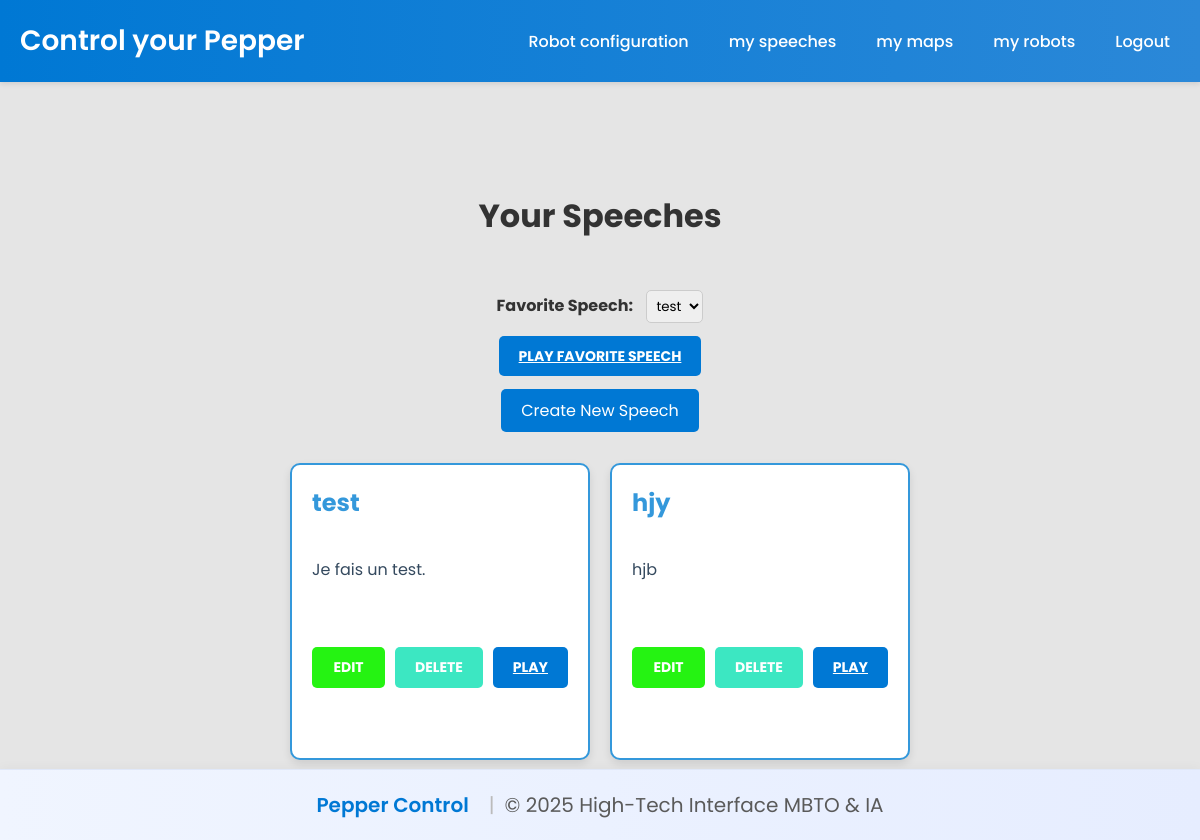
The page /speech/user_speeches/ (signed in) on the database its author committed.
### speech/models.py (models this page shows, shortened)
class Speech(models.Model):
    user = models.ForeignKey(User, on_delete=models.CASCADE, related_name='speeches')
    title = models.CharField(max_length=255)
    content = models.TextField()
    is_favorite = models.BooleanField(default=False)
    created_at = models.DateTimeField(auto_now_add=True)
    updated_at = models.DateTimeField(auto_now=True)

### speech/views.py (the view)
# urls.py: path('user_speeches/', views.speech_list, name='user_speeches'),
@login_required
def speech_list(request):
    speeches = Speech.objects.filter(user=request.user)
    favorite_speech = None
    if speeches.exists():
        favorite_speech = speeches.filter(is_favorite=True).first()
        if not favorite_speech:
            favorite_speech = speeches.first()
            favorite_speech.is_favorite = True
            favorite_speech.save()
    return render(request, 'speech/user_speeches.html', {'speeches': speeches})

### speech/templates/speech/user_speeches.html (shortened to what this page needs)
{% extends 'speech/base.html' %}
{% block extra_css %}
{% load static %}
  <link rel="stylesheet" href="{% static 'speech/css/user_speeches.css' %}">
{% endblock %}
{% block content %}
<div class="container" style="flex-grow: 1;">
    <h1>Your Speeches</h1>
            <div class="speech-selector">
                <p style="text-align: center; font-weight: bold;">
                    <label for="favorite-speech" style="text-align: center;">Favorite Speech:</label>
                    <select id="favorite-speech" style=" padding: 5px; border-radius: 5px; border: 1px solid #ccc;" onchange="setFavoriteSpeech(this.value)">
                        {% for speech in speeches %}
                            <option value="{{ speech.id }}" {% if speech.is_favorite %}selected{% endif %}>
                                {{ speech.title }}
                            </option>
                        {% endfor %}
                    </select>
                </p>
            </div>
    {% for speech in speeches %}
        {% if speech.is_favorite %}
        <p style="text-align: center; position: relative;; margin: 10px 0 30px;">
            <a href="{% url 'play_speech' speech.id %}" class="play-btn">Play favorite speech</a>
        </p>
        {% endif %}
    {% endfor %}
    {% if speeches %}
    <div class="create-speech" style="text-align: center;">
        <a href="{% url 'create_speech' %}" class="create-btn">Create New Speech</a>
    </div>
    <ul class="speech-list" style="margin: 40px 0;">
        {% for speech in speeches %}
            <li class="speech-item">
                <strong>{{ speech.title }}</strong><br>
                <p>{{ speech.content|truncatechars:100 }}</p>
                <div class="speech-actions">
                    <a href="{% url 'edit_speech' speech.id %}" class="edit-btn">Edit</a>
                    <a href="{% url 'delete_speech' speech.id %}" class="delete-btn" onclick="return confirm('Are you sure you want to delete this speech?');">Delete</a>
                    <a href="{% url 'play_speech' speech.id %}" class="play-btn">Play</a>
                </div>
            </li>
        {% endfor %}
    </ul>
    {% else %}
        <p style="text-align: center;">You have no speeches yet. <a href="{% url 'create_speech' %}">Create a new speech</a>.</p>
    {% endif %}
</div>
{% endblock %}

### speech/static/speech/css/styles.css (style rules this page uses)
* { padding: 0; margin: 0; box-sizing: border-box; font-family: "Poppins", sans-serif; }
body { position: relative; font-family: 'Poppins', sans-serif; background-color: #e5e5e5; color: #333; min-height: 100vh; display: flex; flex-direction: column; }
.container { flex: 1; padding: 40px 20px; max-width: 1200px; margin: 0 auto; width: 100%; margin-top: 20px; }
.container h1, .container a { width: 100%; text-align: center; margin: 50px 0; }
.delete-btn { background: #35dca4; color: white; padding: 8px 15px; border-radius: 5px; text-decoration: none; transition: background 0.3s; margin-left: 10px; display: flex; align-items: center; justify-content: center; }
.edit-btn { background: #25f312; color: white; padding: 8px 15px; border-radius: 5px; text-decoration: none; transition: background 0.3s, transform 0.3s; margin-left: 10px; display: flex; justify-content: center; align-items: center; }
.control-btn, .delete-btn { padding: 10px 20px; border: none; border-radius: 5px; font-size: 14px; cursor: pointer; text-transform: uppercase; font-weight: bold; }
.delete-btn { background: #3ce7c2; color: white; }

### speech/static/speech/css/user_speeches.css (style rules this page uses)
* { padding: 0; margin: 0; box-sizing: border-box; font-family: "Poppins", sans-serif; }
body { font-family: 'Poppins', sans-serif; background-color: #e5e5e5; color: #333; min-height: 100vh; display: flex; flex-direction: column; justify-content: center; }
.container { flex: 1; padding: 40px 20px; max-width: 1200px; margin: 0 auto; width: 100%; }
.container h1, .container a { width: 100%; text-align: center; margin: 50px 0; }
.speech-selector { margin-bottom: 20px; display: flex; align-items: center; justify-content: center; }
.speech-selector label { font-weight: bold; margin-right: 10px; }
.speech-selector select { padding: 5px; border-radius: 5px; border: 1px solid #ccc; }
.speech-list { margin-top: 50px; list-style: none; padding: 0; margin: 0; display: flex; flex-wrap: wrap; gap: 20px; justify-content: center; align-items: center; }
.speech-item { background: #ffffff; border: 2px solid #3498db; border-radius: 10px; padding: 20px; width: 300px; box-shadow: 0 4px 8px rgba(0, 0, 0, 0.1); color: #2c3e50; font-family: 'Orbitron', sans-serif; position: relative; overflow: hidden; }
.speech-item strong { font-size: 24px; color: #3498db; display: block; margin-bottom: 10px; }
.speech-item p { margin: 8px 0; font-size: 16px; color: #34495e; }
.speech-actions { margin-top: 15px; display: flex; gap: 10px; align-items: center; justify-content: center; }
.edit-btn, .delete-btn, .play-btn { padding: 10px 20px; border: none; border-radius: 5px; font-size: 14px; cursor: pointer; text-transform: uppercase; font-weight: bold; }
.edit-btn { background: #25f312; color: white; }
.delete-btn { background: #3ce7c2; color: white; }
.play-btn { background: #0078d4; color: white; }
.create-speech { margin-bottom: 20px; }
.create-btn { background: #0078d4; color: white; padding: 10px 20px; border-radius: 5px; text-decoration: none; transition: background 0.3s; }

### rows shown on the page
Speech: is_favorite "PLAY FAVORITE SPEECH", title "test", content "Je fais un test."
Speech: title "hjy", content "hjb"

### other values the page prints
form field value "test"
